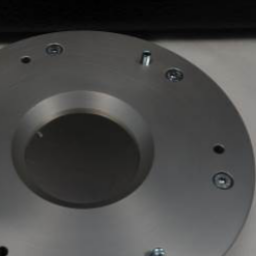
#> input picture Test.png, 256 x 256 px
$ python ECC.py
#> lines starting #> are read from the running program, lines starting #| are printed output that depends on the picture
"""The implementation of the Encryption and Decryption for the Elliptical Cryptography."""

import matplotlib.pyplot as plt
from numpy import *
import itertools
import cv2
import pdb
import numpy as np
# from PIL import Image
def snake(img, encryption="Encrypt"):
    """Snake function takes two arguments: csv image and "Encrypt"/"Decrypt"
    returns either image encrypted by Snake Addition or Decrypted by Snake addition. """
    dim_m = img.shape[0] # the dimensions are number of pixels, don't start with 0
    dim_n = img.shape[1]
    product = list(itertools.product(range(dim_m), range(dim_n)))
    product_reverse = list(reversed(product))
    if encryption == "Encrypt":
        print("Encrypting by snake")
        previous=int(img[0,0])
        for i, j in product:
            if (i != 0 and j != 0):
                img[i, j] += previous
                previous=int(img[i,j])
        img[0,0] += int(img[dim_m-1, dim_n-1])
    elif encryption == "Decrypt":
        print("Decrypting snake")
        img[0, 0] -= int(img[dim_m-1, dim_n-1])
        previous=(dim_m-1,dim_n-1)
        for i, j in (product_reverse):
            if (i != 0 and j != 0):
                img[previous] -= int(img[i,j])
                previous=(i,j)
    return img

def transform(img, num):
    rows, cols, ch = img.shape
    if (rows == cols):
        n = rows
        img2 = np.zeros([rows, cols, ch])

        for x in range(0, rows):
            for y in range(0, cols):

                img2[x][y] = img[(x+y)%n][(x+2*y)%n]

        cv2.imwrite("img/iteration" + str(num) + ".jpg", img2)
        return img2

    else:
        print("The image is not square.")

def arnold_map_modified(img, c, d, e, f, s, encryption="Encrypt"):
    """First and last argument: csv image and "Encrypt"/"Decrypt",
    in between are parameters for the modification.
    It returns image either encrypted or decrypted by modified arnold map matrix"""
    dim_m = img.shape[0] # the dimensions are number of pixels, don't start with 0
    dim_n = img.shape[1]
    if dim_m!=dim_n:
        print("Picture has wrong dimensions")
    new_img=img.copy()
    product = list(itertools.product(range(dim_m), range(dim_n)))
    if encryption == "Encrypt":
        print("Encrypting by modified Arnold map")
        for x, y in product:
            for index in range(s):
                new_img[x][y]=img[(x+c*y+e) % dim_m][(d*(x)+(c*d+1)*y+f) % dim_m]
    elif encryption == "Decrypt":
        print("Decrypting modified Arnold map")
        for x,y in product:
            for index in range(s):
                new_img[x][y]=img[((c*d+1)*(x-e)-c*(y-f)) % dim_m][(-d*(x-e)+y-f) % dim_m]
    return(new_img)
# [11 lines of commented-out code are left out]
img=cv2.imread("Test.png",cv2.IMREAD_GRAYSCALE)
#> img: shape (256, 256); min 0, max 214, mean 71.8
plt.imshow(img, cmap='gray')
plt.show()
img_Encrypted=arnold_map_modified(img,1,2,3,4,5,"Encrypt")
#> after the loop in arnold_map_modified, `for x, y in product:`:
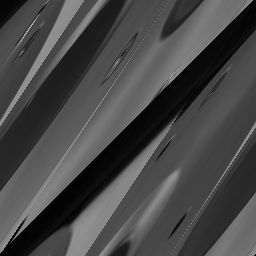
#> new_img: shape (256, 256); min 0, max 214, mean 71.8
plt.imshow(img_Encrypted, cmap='gray')
plt.show()
img_Decrypted=arnold_map_modified(img_Encrypted,1,2,3,4,5,"Decrypt")
plt.imshow(img_Decrypted, cmap='gray')
plt.show()
